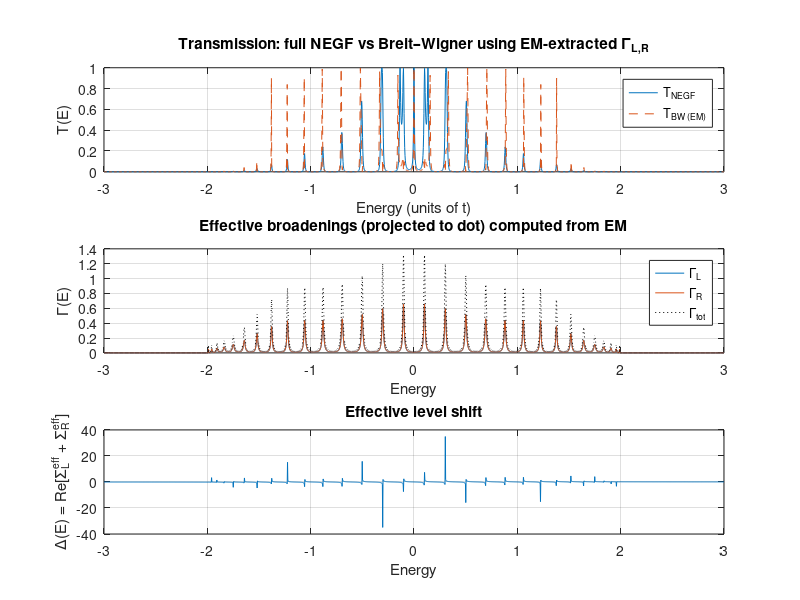

The MATLAB source for this figure: (Note: this script raises an error after producing the figure.)
function [] = ResonantCheck()
    N_lead_each = 30;         % number of lead sites included on each side (extended molecule)
    idx_dot = N_lead_each + 1;
    N = 2*N_lead_each + 1;    % total EM sites
    
    N_absorb_layers = 4;      % number of outer-most sites per side with absorbing Sigma
    left_abs_idx = 1 : min(N_absorb_layers, N_lead_each);
    right_abs_idx = N - (0:(min(N_absorb_layers, N_lead_each)-1));
    
    % Energy grid
    t_lead = 1.0;             % lead hopping (energy units)
    Emin = -3*t_lead;
    Emax = 3*t_lead;
    nE = 2001;
    Elist = linspace(Emin, Emax, nE);
    
    % -------------------- Gate sweep (zero-T approx using T(EF)) --------------------
    neps = 201;
    epsilon_dot = 0.0;        % dot onsite energy (resonant level)
    eps_range = linspace(epsilon_dot - 2.5, epsilon_dot + 2.5, neps);
    
    % -------------------- Absorbing self-energies on outer EM sites --------------------
    eta = 0.06;               % absorbing strength (positive) -> Sigma = -i*eta on outer sites
    
    SigmaL = zeros(N,N);
    SigmaL(sub2ind([N,N], left_abs_idx, left_abs_idx)) = -1i * eta;
    
    SigmaR = zeros(N,N);
    SigmaR(sub2ind([N,N], right_abs_idx, right_abs_idx)) = -1i * eta;
    
    % setup
    [H] = setupH();
    
    % calc
    % For speed, evaluate approximate zero-T conductance by using T(EF) with shifted eps
    [T_NEGF] = doEM(Elist, H, SigmaL, SigmaR);
    [G_NEGF] = sweepEM(eps_range, H, SigmaL, SigmaR, idx_dot);
    
    [T_BW, GammaL_eff, GammaR_eff, Delta_eff] = doBW(Elist, H, SigmaL, SigmaR);
    [G_BW] = sweepBW(eps_range, H, SigmaL, SigmaR, idx_dot);
    
    % plot
    plotEMvsBW(Elist, T_NEGF, T_BW, GammaL_eff, GammaR_eff, Delta_eff, eps_range, G_NEGF, G_BW)
    
    if false
    % -------------------- Conductances (finite-T Landauer) --------------------
    Conductance(Elist, T_NEGF, T_BW)
    end
    
    % -------------------- Final suggestions & checks --------------------
    disp('--- Suggested convergence checks ---');
    disp('- Increase N_lead_each until T_NEGF and T_BW (and G) stop changing significantly.');
    disp('- Sweep eta across a few decades (e.g. 1e-3 .. 1e-0) and find an absorbing plateau.');
    disp('- Ensure N_absorb_layers is large enough to prevent reflections from the outer boundary.');
    disp('- If you need energy-independent Gamma, evaluate GammaL_eff/ GammaR_eff at E=EF and use constants in BW formula.');
end

function [H] = setupH()
% -------------------- Model parameters --------------------
t_lead = 1.0;             % lead hopping (energy units)
epsilon_lead = 0.0;       % lead onsite energy
t_c = 0.2;                % coupling dot <-> first lead site
epsilon_dot = 0.0;        % dot onsite energy (resonant level)
N_lead_each = 30;         % number of lead sites included on each side (extended molecule)

% -------------------- Build Extended Molecule Hamiltonian (1D chain) --------------------
N = 2*N_lead_each + 1;    % total EM sites
H = zeros(N,N);

idx_dot = N_lead_each + 1;

% Left lead sites (1..N_lead_each)
for n = 1:N_lead_each
    H(n,n) = epsilon_lead;
    if n < N_lead_each
        H(n, n+1) = -t_lead;
        H(n+1, n) = -t_lead;
    end
end

% Right lead sites (idx_dot+1 .. N)
for n = idx_dot+1:N
    H(n,n) = epsilon_lead;
end
for n = idx_dot+1:(N-1)
    H(n, n+1) = -t_lead;
    H(n+1, n) = -t_lead;
end

% Connect dot to first lead sites on each side
H(idx_dot, idx_dot-1) = -t_c;
H(idx_dot-1, idx_dot) = -t_c;
H(idx_dot, idx_dot+1) = -t_c;
H(idx_dot+1, idx_dot) = -t_c;

% Dot onsite
H(idx_dot, idx_dot) = epsilon_dot;
end

%% -------------------- Other functions: EM -------------------- 
function [T_NEGF] = doEM(Elist, H, SigmaL, SigmaR)
    num_eta = 1e-12;          % tiny numerical broadening for matrix inversion
    
    % Gamma matrices for the outer absorbers (used in NEGF transmission)
    GammaL = 1i * (SigmaL - SigmaL');
    GammaR = 1i * (SigmaR - SigmaR');
    
    % -------------------- Energy loop: compute GR (full) & projections --------------------
    T_NEGF = zeros(size(Elist));    % NEGF full transmission
    I_N = eye(size(H));
    for ii = 1:length(Elist)
        E = Elist(ii);
    
        % Full Green's function with both absorbers
        GR_full = ((E + 1i*num_eta) * I_N - H - SigmaL - SigmaR) \ I_N;
        GA_full = GR_full';
        
        % NEGF transmission (matrix formula)
        T_NEGF(ii) = real(trace(GammaL * GR_full * GammaR * GA_full));
    end
end

function [G_NEGF] = sweepEM(eps_range, H, SigmaL, SigmaR, idx_dot)
    num_eta = 1e-12;          % tiny numerical broadening for matrix inversion
    EF = 0.0;
    
    % Gamma matrices for the outer absorbers (used in NEGF transmission)
    GammaL = 1i * (SigmaL - SigmaL');
    GammaR = 1i * (SigmaR - SigmaR');
    
    % reuse T_of_E calculation but easier: compute zero-T conductance approx by T at E=EF
    % We'll compute T(EF) for each gate (shift dot onsite)
    G_NEGF = zeros(size(eps_range));
    I_N = eye(size(H));
    for k = 1:length(eps_range)
        eps_tmp = eps_range(k);
        % Update dot onsite in H and recompute dot GR at EF for NEGF (full)
        H_tmp = H;
        H_tmp(idx_dot, idx_dot) = eps_tmp;
    
        % compute GR at EF
        GR_full = ((EF + 1i*num_eta) * I_N - H_tmp - SigmaL - SigmaR) \ I_N;
        GA_full = GR_full';
    
        G_NEGF(k) = real(trace(GammaL * GR_full * GammaR * GA_full));
        % zero-T linear conductance in S (approx)
    end
end

%% -------------------- Other functions: BW -------------------- 
function [T_BW, GammaL_eff, GammaR_eff, Delta_eff] = doBW(Elist, H, SigmaL, SigmaR)
    % -------------------- Energy loop: compute GR (full) & projections --------------------
    N_lead_each = 30;         % number of lead sites included on each side (extended molecule)
    idx_dot = N_lead_each + 1;
    
    [SigmaL_eff, GammaL_eff] = doBWside(Elist, H, SigmaL, idx_dot);
    
    [SigmaR_eff, GammaR_eff] = doBWside(Elist, H, SigmaR, idx_dot);
    
    [T_BW, Delta_eff] = doBWboth(Elist, SigmaL_eff, SigmaR_eff, GammaL_eff, GammaR_eff);
    
    if false
    [A_dot, Gdd_full] = doBWfull(Elist, H, SigmaL, SigmaR);
    end
end

function [G_BW] = sweepBW(eps_range, H, SigmaL, SigmaR, idx_dot)
    % reuse T_of_E calculation but easier: compute zero-T conductance approx by T at E=EF
    % We'll compute T(EF) for each gate (shift dot onsite)

    % For BW: compute GR_dd with left-only to get GammaL at EF
    [SigmaL_tmp, GammaL_tmp] = sweepBWside(eps_range, H, SigmaL, idx_dot);

    % For BW: compute GR_dd with right-only to get GammaR at EF
    [SigmaR_tmp, GammaR_tmp] = sweepBWside(eps_range, H, SigmaR, idx_dot);
    
    [G_BW] = sweepBWboth(eps_range, SigmaL_tmp, SigmaR_tmp, GammaL_tmp, GammaR_tmp);
end

function [Sigma_eff, Gamma_eff] = doBWside(Elist, H, Sigma, idx_dot)
    num_eta = 1e-12;          % tiny numerical broadening for matrix inversion
    epsilon_dot = 0.0;        % dot onsite energy (resonant level)
    
    I_N = eye(size(H));
    Sigma_eff = zeros(size(Elist));
    Gamma_eff = zeros(size(Elist));
    for ii = 1:length(Elist)
        E = Elist(ii);
    
        % Now compute dot Green's function for left-only absorber (SigmaR = 0)
        GR = ((E + 1i*num_eta) * I_N - H - Sigma) \ I_N;
        Gdd = GR(idx_dot, idx_dot);
    
        % effective self-energy due to left lead as seen by dot
        Sigma_eff(ii) = E - epsilon_dot - 1.0 / Gdd;
    
        % Extract Gammas and shift (energy dependent)
        Gamma_eff(ii) = -2 * imag(Sigma_eff(ii));
    end
end

function [Sigma_tmp, Gamma_tmp] = sweepBWside(eps_range, H, Sigma, idx_dot)
    num_eta = 1e-12;          % tiny numerical broadening for matrix inversion
    EF = 0.0;
    
    I_N = eye(size(H));
    Sigma_tmp = zeros(size(eps_range));
    Gamma_tmp = zeros(size(eps_range));
    for k = 1:length(eps_range)
        eps_tmp = eps_range(k);
            
        % Update dot onsite in H and recompute dot GR at EF for NEGF (full)
        H(idx_dot, idx_dot) = eps_tmp;
            
        % For BW: compute GR_dd with left-only to get GammaL at EF
        GR = ((EF + 1i*num_eta) * I_N - H - Sigma) \ I_N;
        Gdd = GR(idx_dot, idx_dot);
            
        % effective self-energy due to left lead as seen by dot
        Sigma_tmp(k) = EF - eps_tmp - 1.0 / Gdd;
    
        % Extract Gammas and shift (energy dependent)
        Gamma_tmp(k) = -2 * imag(Sigma_tmp(k));
    end
end

function [T_BW, Delta] = doBWboth(Elist, SigmaL, SigmaR, GammaL, GammaR)
    epsilon_dot = 0.0;        % dot onsite energy (resonant level)
        
    T_BW   = zeros(size(Elist));    % Breit-Wigner using EM-extracted Gammas
    Delta = zeros(size(Elist)); % real level shift
    for ii = 1:length(Elist)
        E = Elist(ii);
        % Effective total self-energy from both sides (optionally we can also do Sigma_eff_total = E - eps - 1/Gdd_full)
        Sigma = SigmaL(ii) + SigmaR(ii);  % should be close to E - eps - 1/Gdd_full
        % Extract Gammas (energy dependent)
        Gamma = GammaL(ii) + GammaR(ii);
        % Extract shift (energy dependent)
        Delta(ii) = real(Sigma);  % level shift = Re Sigma_eff_total
        
        % Breit-Wigner transmission using extracted Gammas and shift
        T_BW(ii) = (GammaL(ii) * GammaR(ii)) / ((E - epsilon_dot - Delta(ii))^2 + (Gamma/2)^2);
    end
end

function [G_BW] = sweepBWboth(eps_range, SigmaL, SigmaR, GammaL, GammaR)
    EF = 0.0;
        
    G_BW = zeros(size(eps_range));
    Delta = zeros(size(eps_range));
    for k = 1:length(eps_range)
        eps_tmp = eps_range(k);
        % Effective total self-energy from both sides
        Sigma = SigmaL(k) + SigmaR(k);
        % Extract Gammas (energy dependent)
        Gamma = GammaL(k) + GammaR(k);
        % Extract shift (energy dependent)
        Delta(k) = real(Sigma);
    
        % Breit-Wigner conductance using extracted Gammas and shift
        G_BW(k) = (GammaL(k) * GammaR(k)) / ((EF - eps_tmp - Delta(k))^2 + (Gamma/2)^2);
    end
end

%% -------------------- Plotting functions -------------------- 
function [] = plotEMvsBW(Elist, T_NEGF, T_BW, GammaL_eff, GammaR_eff, Delta_eff, eps_range, G_NEGF, G_BW)
    % -------------------- Plots --------------------
    figure('Name','Transmission comparison','NumberTitle','off','Position',[100 100 900 700]);
    
    % 1st subplot
    subplot(3,1,1);
    plot(Elist, T_NEGF);
    hold on;
    plot(Elist, T_BW, '--');
    xlabel('Energy (units of t)');
    ylabel('T(E)');
    legend('T_{NEGF}','T_{BW (EM)}','Location','Best');
    title('Transmission: full NEGF vs Breit–Wigner using EM-extracted \Gamma_{L,R}');
    grid on;
    
    % 2nd subplot
    subplot(3,1,2);
    plot(Elist, GammaL_eff);
    hold on;
    plot(Elist, GammaR_eff);
    plot(Elist, GammaL_eff + GammaR_eff, ':k');
    xlabel('Energy');
    ylabel('\Gamma(E)');
    legend('\Gamma_L','\Gamma_R','\Gamma_{tot}','Location','Best');
    title('Effective broadenings (projected to dot) computed from EM');
    grid on;
    
    % 3rd subplot
    subplot(3,1,3);
    plot(Elist, Delta_eff);
    xlabel('Energy');
    ylabel('\Delta(E) = Re[\Sigma^{eff}_L + \Sigma^{eff}_R]');
    title('Effective level shift');
    grid on;
    
    % Title
    N_lead_each = 30;         % number of lead sites included on each side (extended molecule)
    eta = 0.06;               % absorbing strength (positive) -> Sigma = -i*eta on outer sites
    N_absorb_layers = 4;      % number of outer-most sites per side with absorbing Sigma
    sgtitle(sprintf('EM size: %d sites each lead, eta = %.3g, N_absorb = %d', N_lead_each, eta, N_absorb_layers));
    
    % 2nd figure
    figure('Name','Gate sweep (zero-T approx)','NumberTitle','off');
    plot(eps_range, G_NEGF);
    hold on;
    plot(eps_range, G_BW, '--');
    xlabel('\epsilon_d');
    ylabel('G / G_0');
    legend('G_{NEGF}','G_{BW}','Location','Best');
    title('Gate sweep: NEGF (EM) vs Breit–Wigner using EM-extracted \Gamma');
    grid on;
end

%% -------------------- Other functions -------------------- 
function [] = Conductance(Elist, T_NEGF, T_BW)
    % Physical constants (for conductance units)
    e = 1.602176634e-19;      % C
    h = 6.62607015e-34;       % J s
    G0 = 2*e^2/h;             % conductance quantum (S) including spin
    
    % temperature
    T_K = 4.0;                % Kelvin for finite-T conductance
    kB_ev = 8.617333262145e-5; % eV/K
    kBT = kB_ev * T_K;
    
    % -------------------- Conductances (finite-T Landauer) --------------------
    % Fermi derivative
    if kBT > 0
        EF = 0.0;
        dfdE = -1 ./ (4 * kBT * (cosh((Elist - EF) ./ (2*kBT))).^2);
    else
        % approximate delta -> pick value of T at EF
        dfdE = zeros(size(Elist));
        % put a narrow spike near EF
        EF = 0.0;
        [~, idxEF] = min(abs(Elist - EF));
        dfdE(idxEF) = -1;
    end
    
    G_NEGF = G0 * trapz(Elist, -dfdE .* T_NEGF);
    G_BW   = G0 * trapz(Elist, -dfdE .* T_BW);
    
    T_K = 4.0;                % Kelvin for finite-T conductance
    fprintf('Finite-T linear conductance at T=%.2f K (EF=%.3g):\n', T_K, EF);
    fprintf('  G (NEGF, EM) = %.6g S  (%.6g G0)\n', G_NEGF, G_NEGF / G0);
    fprintf('  G (Breit-Wigner using EM Gammas) = %.6g S  (%.6g G0)\n\n', G_BW, G_BW / G0);
end

function [A_dot, Gdd_full] = doBWfull(Elist, H, SigmaL, SigmaR)
    N_lead_each = 30;         % number of lead sites included on each side (extended molecule)
    idx_dot = N_lead_each + 1;
    
    I_N = eye(size(H));
    A_dot = zeros(size(Elist));     % spectral function at dot from full GR (A = -2 Im G_dd)
    for ii = 1:length(Elist)
        E = Elist(ii);
        num_eta = 1e-12;          % tiny numerical broadening for matrix inversion
        % Full Green's function with both absorbers
        GR_full = ((E + 1i*num_eta) * I_N - H - SigmaL - SigmaR) \ I_N;
    
        % Dot Green's function element (dd)
        Gdd_full = GR_full(idx_dot, idx_dot);
        A_dot(ii) = -2 * imag(Gdd_full);
    end
end